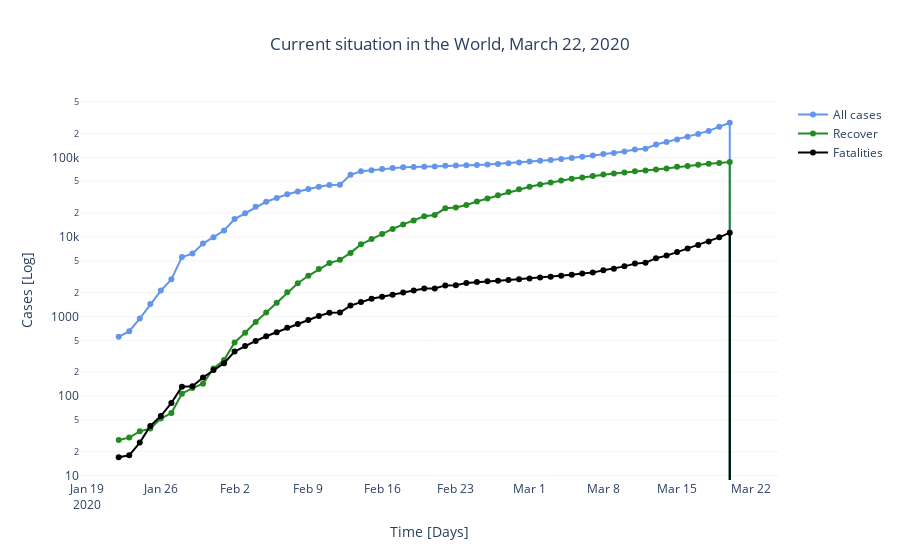

Source (notebook cell):
### Code cell
dplot.disp_cum_jhu(all_cases, all_recov, all_death, 'the World')
